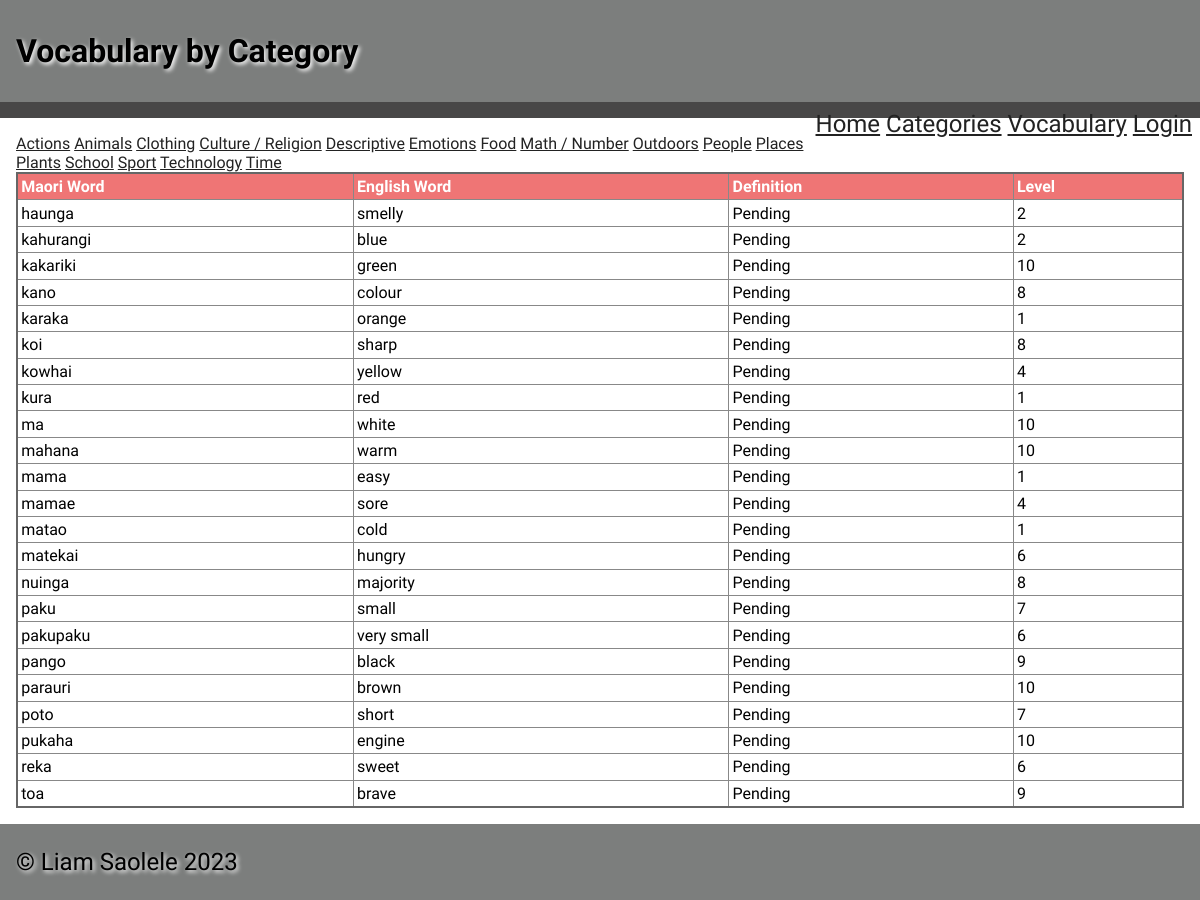
The page /vocab/5 on the database its author committed.
### tables this page shows
CREATE TABLE category_table
(
    id       integer
        constraint category_table_pk
            primary key autoincrement,
    Category varchar(20) not null
);

CREATE TABLE "words_list"
(
    ID         integer
        constraint words_list_pk
            primary key autoincrement,
    Maori      varchar(30)  not null,
    English    varchar(30)  not null,
    Definition varchar(500) not null,
    Level      integer      not null,
    cat_id     integer
, category varchar(30), image varchar(30));

### app.py (the view)
@app.route('/vocab/<cat_id>')     # calls vocabulary page based on category
def render_vocab(cat_id):
    con = open_database(DATABASE)
    query = "SELECT * FROM category_table"
    cur = con.cursor()
    cur.execute(query)
    category_list = cur.fetchall()
    print(category_list)
    query = "SELECT * FROM words_list WHERE cat_id= ? ORDER BY ID"
    cur = con.cursor()
    cur.execute(query, (cat_id, ))
    words_list = cur.fetchall()
    print(words_list)
    con.close()
    return render_template('vocab.html', words=words_list, categories=category_list, logged_in=is_logged_in(), teacher=is_teacher())

### app.py (called while the page is built)
def open_database(db_file):     # function to connect to database
    try:
        connection = sqlite3.connect(db_file)
        return connection
    except Error as e:
        print(e)
    return None

def is_logged_in():     # shows if or if not logged in
    if session.get("email") is None:
        print("not Logged in")
        return False
    else:
        print("Logged in")
        return True

def is_teacher():
    if session.get('teacher') == True:
        print("i am teacher")
        return True
    else:
        print("not teacher")
        return False

### templates/vocab.html
{% extends 'base.html' %}
{% block pageheading %}
Vocabulary by Category
{% endblock %}
{% block main %}
    {% for category in categories %}
        <th><a href="/vocab/{{ category[0] }}">{{ category[1] }}</a></th>
    {% endfor %}
    <table>
        <tr>
            <th>Maori Word</th>
            <th>English Word</th>
            <th>Definition</th>
            <th>Level</th>
        </tr>
        {% for word in words %}
        <tr>
            <td>{{ word[1] }}</td>
            <td>{{ word[2] }}</td>
            <td>{{ word[3] }}</td>
            <td>{{ word[4] }}</td>
        </tr>
        {% endfor %}
    </table>
{% endblock %}

### static/css/style.css (style rules this page uses)
* { font-family: Comfortaa, sans-serif; margin: 0; padding: 0; box-sizing: border-box; }
a { color: #222; }
table { width: 100%; border: 2px solid #666; border-collapse: collapse; }
th, td { border: 1px solid #888; padding: 0.2rem; text-align: left; }
th { background-color: #ef7575; color: #fff; }

### rows shown on the page
category_table: Category "Actions"
category_table: Category "Animals"
category_table: Category "Clothing"
category_table: Category "Culture / Religion"
category_table: Category "Descriptive"
category_table: Category "Emotions"
category_table: Category "Food"
category_table: Category "Math / Number"
category_table: Category "Outdoors"
category_table: Category "People"
category_table: Category "Places"
category_table: Category "Plants"
category_table: Category "School"
category_table: Category "Sport"
category_table: Category "Technology"
category_table: Category "Time"
words_list: Maori "haunga", English "smelly", Definition "Pending", Level "2"
words_list: Maori "kahurangi", English "blue", Definition "Pending", Level "2"
words_list: Maori "kakariki", English "green", Definition "Pending", Level "10"
words_list: Maori "kano", English "colour", Definition "Pending", Level "8"
words_list: Maori "karaka", English "orange", Definition "Pending", Level "1"
words_list: Maori "koi", English "sharp", Definition "Pending", Level "8"
words_list: Maori "kowhai", English "yellow", Definition "Pending", Level "4"
words_list: Maori "kura", English "red", Definition "Pending", Level "1"
words_list: Maori "ma", English "white", Definition "Pending", Level "10"
words_list: Maori "mahana", English "warm", Definition "Pending", Level "10"
words_list: Maori "mama", English "easy", Definition "Pending", Level "1"
words_list: Maori "mamae", English "sore", Definition "Pending", Level "4"
words_list: Maori "matao", English "cold", Definition "Pending", Level "1"
words_list: Maori "matekai", English "hungry", Definition "Pending", Level "6"
words_list: Maori "nuinga", English "majority", Definition "Pending", Level "8"
words_list: Maori "paku", English "small", Definition "Pending", Level "7"
words_list: Maori "pakupaku", English "very small", Definition "Pending", Level "6"
words_list: Maori "pango", English "black", Definition "Pending", Level "9"
words_list: Maori "parauri", English "brown", Definition "Pending", Level "10"
words_list: Maori "poto", English "short", Definition "Pending", Level "7"
words_list: Maori "pukaha", English "engine", Definition "Pending", Level "10"
words_list: Maori "reka", English "sweet", Definition "Pending", Level "6"
words_list: Maori "toa", English "brave", Definition "Pending", Level "9"
